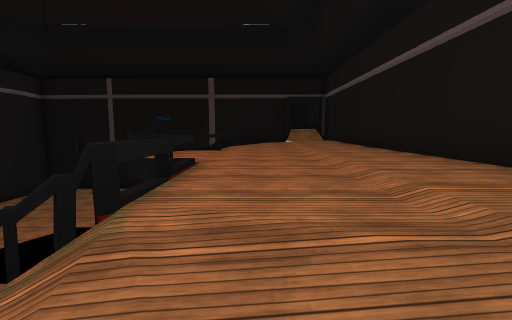
[1] (above)

14 first-person views from a walk through a scene from a Unity 3-D project. The camera is 1.3 m above the floor, tilts 6° down and sees 85° across. The floor is counted in squares, 1.71 m on a side. Each view is taken from the middle of a square. On the plan, view 1 faces up. The plan holds only what a view shows up to about 10 squares ahead; the rest is blank. The place goes on beyond the plan. The player is left out. Some surface patterns are stand-ins.

[2]
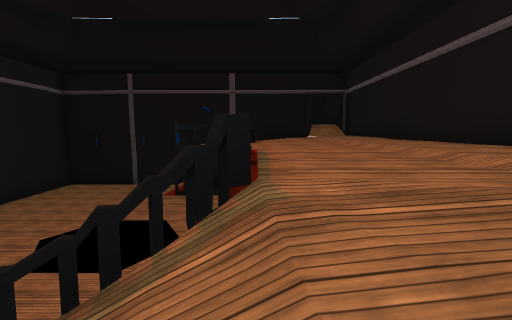

[3]
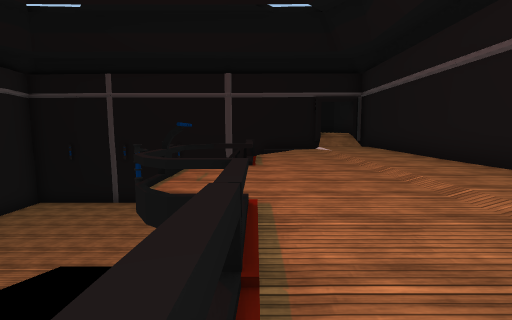

[4]
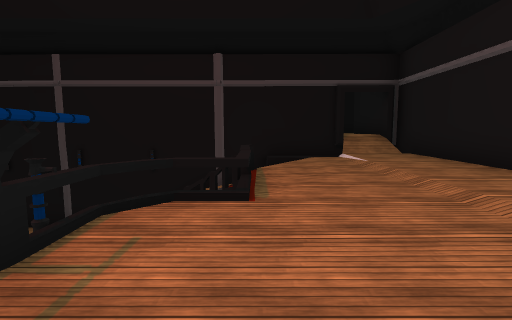

[5]
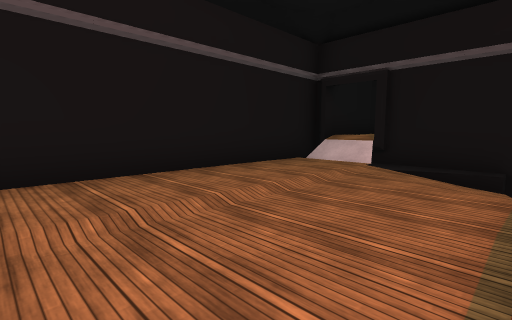

[6]
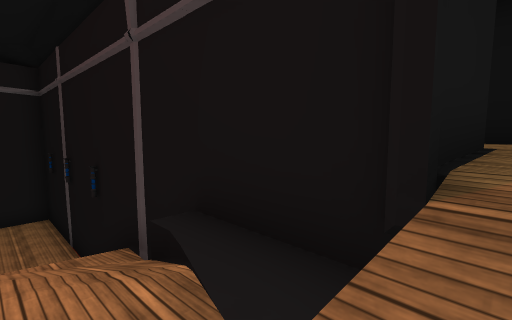

[7]
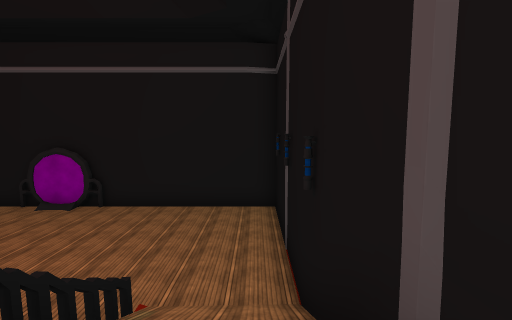

[8]
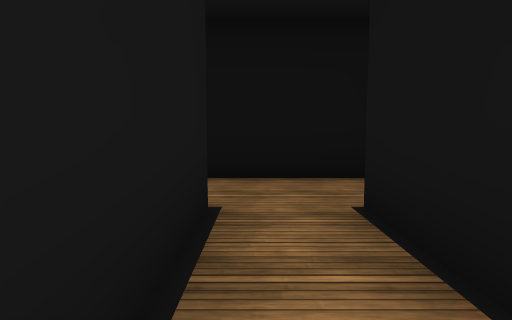

[9]
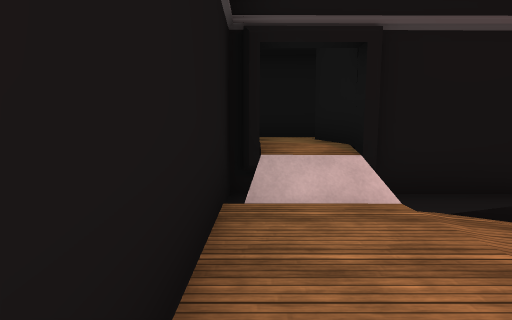

[10]
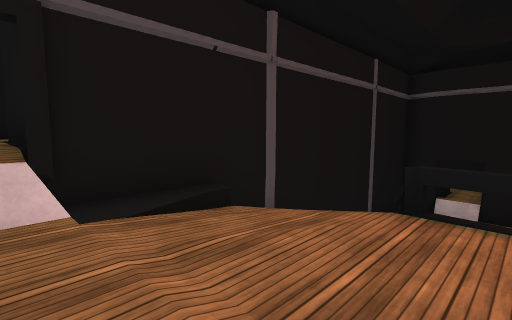

[11]
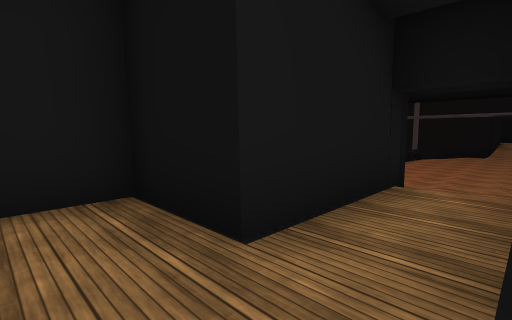

[12]
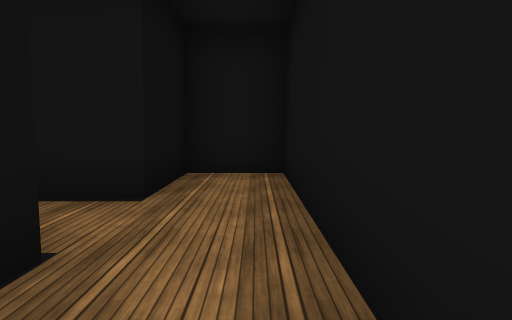

[13]
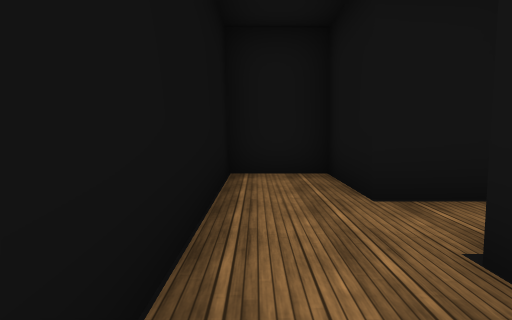

[14]
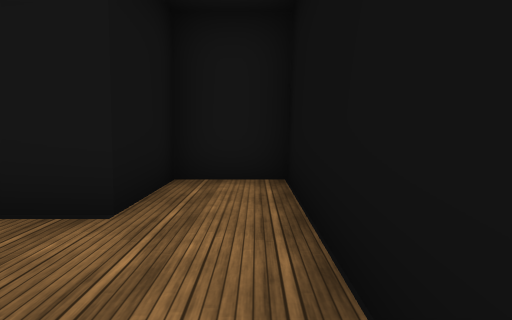

### Floor plan
Key: @ floor where view 1 was taken; # wall or solid block; . main floor; : floor 3.75 m higher than the main floor; + floor 4 m higher than the main floor; * floor 5 m higher than the main floor; - floor 6.5 m lower than the main floor; / step, stairs or slope; = window, fence, low wall or low ledge.
Columns run from 11 left of view 1 to 5 right of it. Each row starts with its distance up from view 1.
 19           #######
 18           #*****#
 17           #*****#
 16           ###*###
 15             #*#
 14 #############*##
 13 #......////= //#
 12 #....../ ///+++#
 11 #........./:+++#
 10 #........./:+++#
  9 #.........:::++#
  8 #........//::++#
  7 ##......=/:::++#
  6 ##......./:::++#
  5 #..  .--..:::++#
  4 #.    ..   ::++#
  3 #          ::++#
  2 #        #/::++#
  1          ///:++#
  0           /@///#
 -1    ##########*##
 -2             #**#
 -3           ###**##
 -4           #*****#
 -5           #*****#
 -6             #####

Where each view was taken, in squares from view 1:
view 1: 0 up, 0 right, facing up
view 2: 0 up, 1 left, facing up
view 3: 2 up, 1 left, facing up
view 4: 5 up, 1 left, facing up
view 5: 6 up, 1 left, facing down-right
view 6: 12 up, 2 right, facing up-left
view 7: 13 up, 1 left, facing left
view 8: 14 up, 2 right, facing up
view 9: 3 up, 3 right, facing down
view 10: 3 up, 2 right, facing down-left
view 11: 5 down, 3 right, facing up-left
view 12: 5 down, 0 right, facing right
view 13: 18 up, 0 right, facing right
view 14: 18 up, 4 right, facing left
